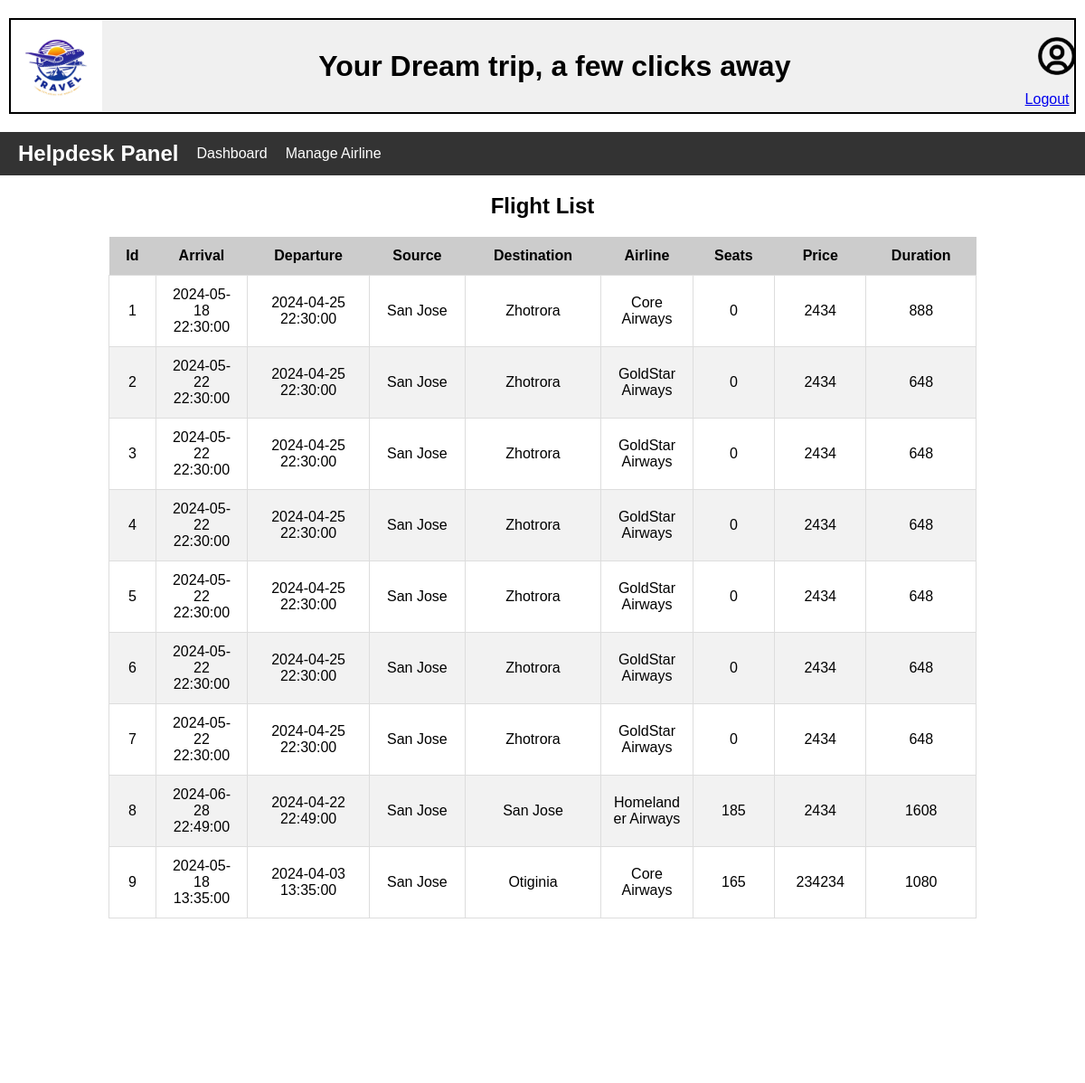
The page /helpdesk/helpdesk-listFlight.php (signed in) on the database its author committed.
### tables this page shows
CREATE TABLE `available_flights` (
  `id` int NOT NULL AUTO_INCREMENT,
  `arrival` datetime NOT NULL,
  `departure` datetime NOT NULL,
  `source` varchar(45) NOT NULL,
  `destination` varchar(45) NOT NULL,
  `airline` varchar(45) NOT NULL,
  `seats` varchar(45) NOT NULL DEFAULT '0',
  `price` int NOT NULL,
  `duration` int NOT NULL,
  PRIMARY KEY (`id`)
);

### helpdesk/helpdesk-listFlight.php (the view, shortened to what this page needs)
<?php
$conn = new mysqli("localhost", "root", "root", "users");
$sql = "SELECT * FROM available_flights";
$result = $conn->query($sql);
?>
<!DOCTYPE html>
<html lang="en">
<head>
    <link rel="stylesheet" href="../css/helpdesk/helpDesk.css" type="text/css">
</head>
<body>
    <div id="heading">
        <img src="../images/airline-logo.jpg" width="100px" height="100px" class="logo">
        <h1 class="mainHeadline">Your Dream trip, a few clicks away</h1>
        <a href="../php/logout.php">
            <img class="userLogo" width="50px" height="50px" src="../images/user-circle.png">
            <span>Logout</span>
        </a>
    </div>
    <div class="navbar">
        <h2>Helpdesk Panel</h2>
        <a href="helpdesk.php">Dashboard</a>
        <a href="helpdesk-listFlight.php">Manage Airline</a>
    </div>
    <h2 style="text-align: center;">Flight List</h2>
    <table style="border: 1px;">
        <thead>
            <tr>
                <th>Id</th>
                <th>Arrival</th>
                <th>Departure</th>
                <th>Source</th>
                <th>Destination</th>
                <th>Airline</th>
                <th>Seats</th>
                <th>Price</th>
                <th>Duration</th>
            </tr>
        </thead>
        <tbody>
            <?php
            if ($result->num_rows > 0) {
                while($row = $result->fetch_assoc()) {
                    echo "<tr>";
                    echo "<td>" . $row["id"] . "</td>";
                    echo "<td>" . $row["arrival"] . "</td>";
                    echo "<td>" . $row["departure"] . "</td>";
                    echo "<td>" . $row["source"] . "</td>";
                    echo "<td>" . $row["destination"] . "</td>";
                    echo "<td>" . $row["airline"] . "</td>";
                    echo "<td>" . $row["seats"] . "</td>";
                    echo "<td>" . $row["price"] . "</td>";
                    echo "<td>" . $row["duration"] . "</td>";
                    echo "</tr>";
                }
            } else {
                echo "<tr><td colspan='9'>No flights found</td></tr>";
            }
            ?>
        </tbody>
    </table>
    <div class="footer">
        <img src="../images/airline-logo.jpg" alt="Airline Logo" width="100px" height="100px" class="logo">
        <div class="content-wrapper">
            <h1 class="bottomHeadline">Follow Us On</h1>
            <div class="socialMedia-icon-container">
                <img src="../images/icon-facebook.png" alt="Facebook" width="30px" height="30px">
                <img src="../images/icon-twitter.png" alt="Twitter" width="30px" height="30px">
                <img src="../images/icon-instagram.png" alt="Instagram" width="30px" height="30px">
                <img src="../images/icon-linkedin.png" alt="LinkedIn" width="30px" height="30px">
            </div>
        </div>
        <div class="email-container">
            <p>Subscribe for our latest offers...</p>
            <input type="search" name="a" placeholder="Email address">
            <img src="../images/icon-email.png" alt="email" width="30px" height="30px">
            <p>Teams of use.Privacy Policy.Cookies</p>
        </div>
    </div>
</body>
</html>

### css/helpdesk/helpdesk.css (style rules this page uses)
#heading { width:auto; border: 2px solid rgb(0, 0, 0); padding: 1px; margin:20px 10px; display: flex; align-items: center; justify-content: center; height: 100px; background-color: #f0f0f0; }
#heading a span { margin-right: -70px ; }
.footer { width: auto; border: 2px solid #000; padding: 1px; margin: 20px 10px; display: flex; justify-content: space-between; align-items: center; height: auto; position: flex; bottom: 0; background-color: #f0f0f0; text-align: center; }
.content-wrapper { display: flex; flex-direction: column; align-items: center; gap: 10px; }
.socialMedia-icon-container { display: flex; justify-content: center; align-items: flex-end; }
.bottomHeadline { text-align: center; }
.mainHeadline { text-align: center; margin: -80px auto; }
.logo { margin-right: -20px; }
.userLogo { margin: 10px; top: 0; right: 0; }
body { margin: 0; }
.email-container { text-align: center; }
body { font-family: Arial, sans-serif; margin: 0; padding: 0; }
.navbar { background-color: #333; overflow: hidden; display: flex; justify-content: first baseline; align-items: center; padding: 10px 20px; }
.navbar h2 { margin: 0; color: #fff; }
.navbar a { color: #fff; text-decoration: none; margin-left: 20px; }
table { width: 80%; margin: 0 auto; border-collapse: collapse; }
th { background-color: #ccc; padding: 12px; text-align: center; }
td { border: 1px solid #dddddd; padding: 12px; text-align: center; word-wrap: break-word; max-width: 50px; }
tr:nth-child(even) { background-color: #f2f2f2; }

### rows shown on the page
available_flights: id "1", arrival "2024-05-18 22:30:00", departure "2024-04-25 22:30:00", source "San Jose", destination "Zhotrora", airline "Core Airways", seats "0", price "2434", duration "888"
available_flights: id "2", arrival "2024-05-22 22:30:00", departure "2024-04-25 22:30:00", source "San Jose", destination "Zhotrora", airline "GoldStar Airways", seats "0", price "2434", duration "648"
available_flights: id "3", arrival "2024-05-22 22:30:00", departure "2024-04-25 22:30:00", source "San Jose", destination "Zhotrora", airline "GoldStar Airways", seats "0", price "2434", duration "648"
available_flights: id "4", arrival "2024-05-22 22:30:00", departure "2024-04-25 22:30:00", source "San Jose", destination "Zhotrora", airline "GoldStar Airways", seats "0", price "2434", duration "648"
available_flights: id "5", arrival "2024-05-22 22:30:00", departure "2024-04-25 22:30:00", source "San Jose", destination "Zhotrora", airline "GoldStar Airways", seats "0", price "2434", duration "648"
available_flights: id "6", arrival "2024-05-22 22:30:00", departure "2024-04-25 22:30:00", source "San Jose", destination "Zhotrora", airline "GoldStar Airways", seats "0", price "2434", duration "648"
available_flights: id "7", arrival "2024-05-22 22:30:00", departure "2024-04-25 22:30:00", source "San Jose", destination "Zhotrora", airline "GoldStar Airways", seats "0", price "2434", duration "648"
available_flights: id "8", arrival "2024-06-28 22:49:00", departure "2024-04-22 22:49:00", source "San Jose", destination "San Jose", airline "Homelander Airways", seats "185", price "2434", duration "1608"
available_flights: id "9", arrival "2024-05-18 13:35:00", departure "2024-04-03 13:35:00", source "San Jose", destination "Otiginia", airline "Core Airways", seats "165", price "234234", duration "1080"
